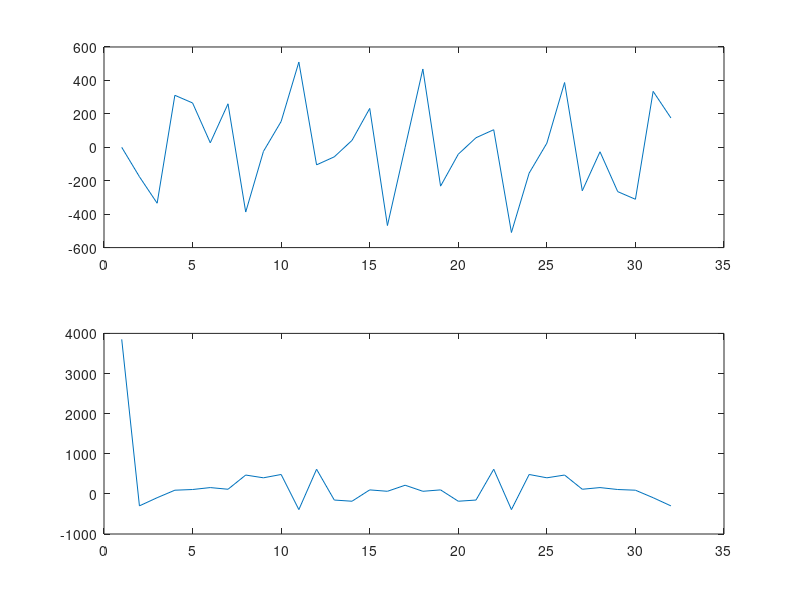
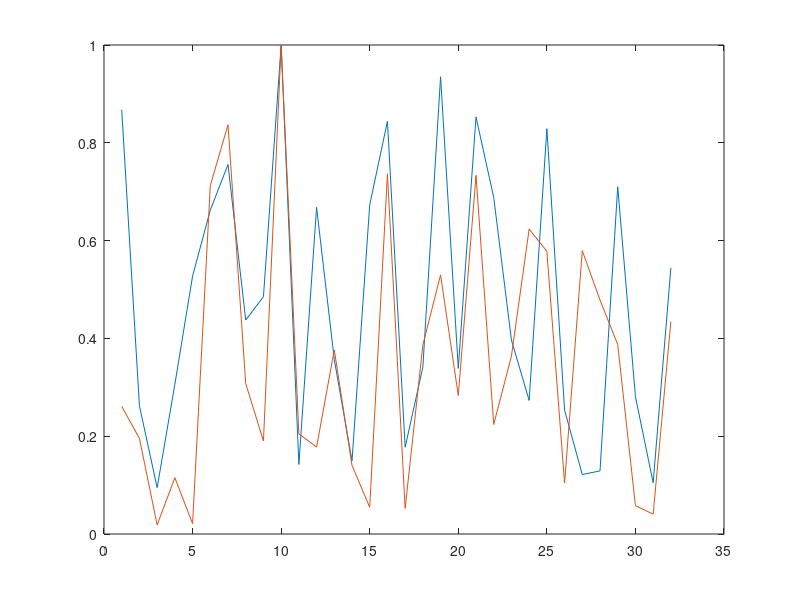

MATLAB code for these plots, in order:
clc
clear all
close all


n=32;
x=256*rand(1,n);



X=fft(x);

figure
subplot(2,1,1);
plot(imag(X));
subplot(2,1,2);
plot(real(X));



q=512;
Y=ceil(q*real(X)/max(real(X)))+1i*ceil(q*imag(X)/max(imag(X)));
y=ifft(Y);

figure
plot(x/max(abs(x)));
hold
plot(abs(y)/max(abs(y)));
